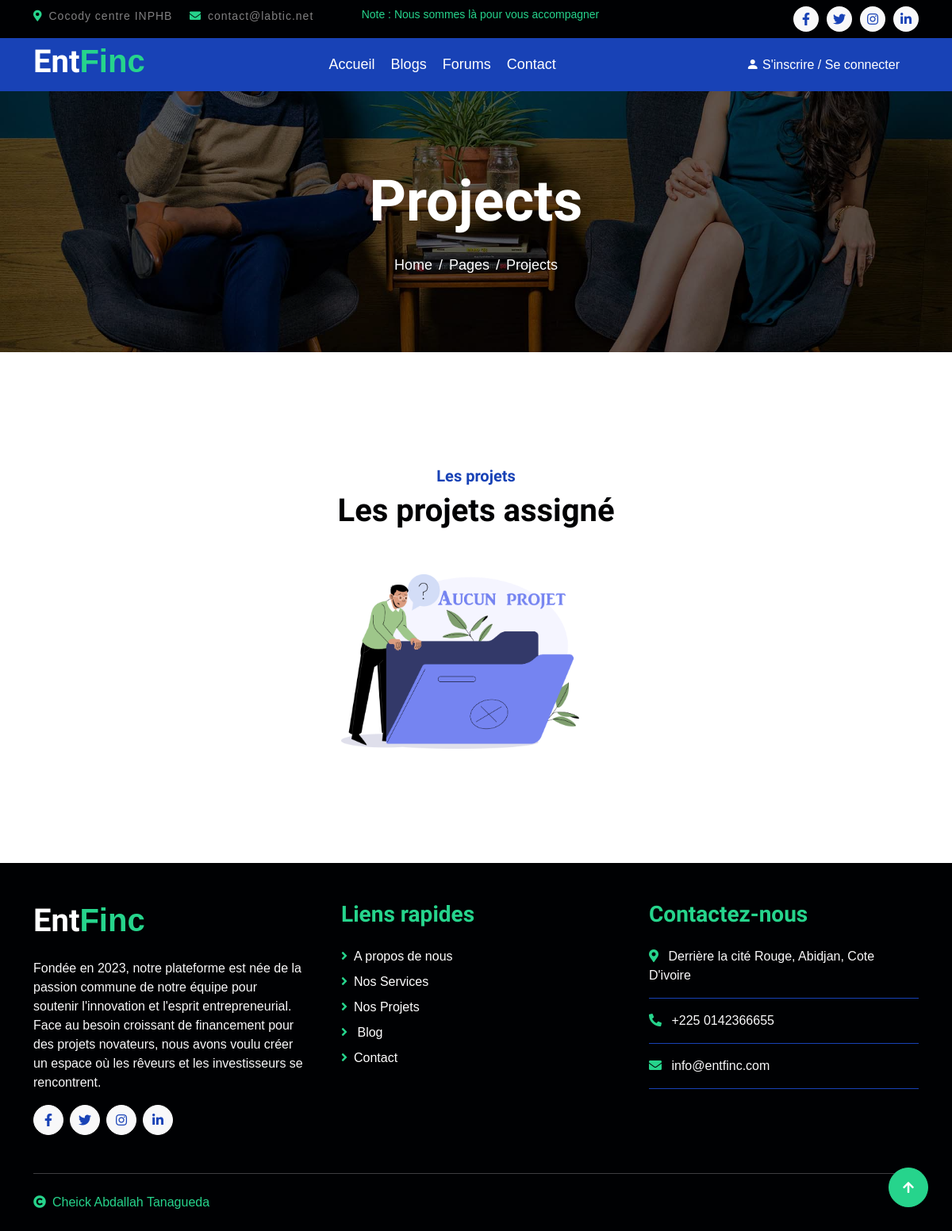
Page /ass.project.php?id=4 on the earlier database version.
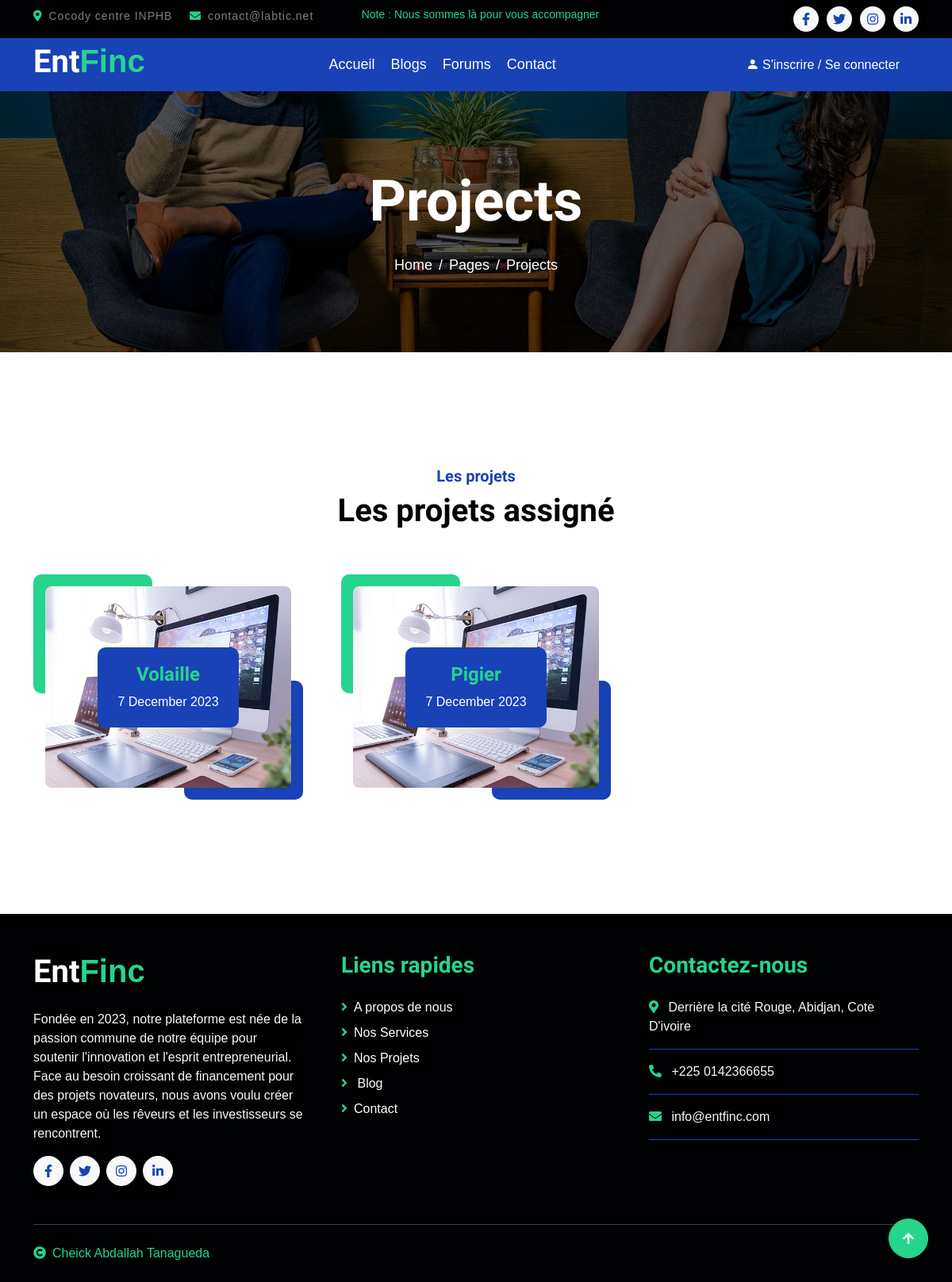
Same page on the later database version.
### tables this page shows
CREATE TABLE IF NOT EXISTS `projet` (
  `projet_id` int NOT NULL AUTO_INCREMENT,
  `projet_theme` varchar(255) NOT NULL,
  `projet_date` date NOT NULL,
  `projet_cat` int NOT NULL,
  `projet_by` int NOT NULL,
  `projet_statut` int NOT NULL,
  `projet_ass` int DEFAULT NULL,
  `projet_descr` varchar(4000) DEFAULT NULL,
  `projet_file` varchar(500) DEFAULT 'default.png',
  PRIMARY KEY (`projet_id`),
  KEY `projet_cat` (`projet_cat`),
  KEY `projet_by` (`projet_by`),
  KEY `projet_ass` (`projet_ass`)
);

### ass.project.php (the view)
<?php
include 'navbar.php';
if (isset($_GET['id'])) {
    $userid = $_GET['id'];
} else {
    $userid = $_SESSION['userId'];
}
?>
<div class="container-fluid page-header py-5">
    <div class="container text-center py-5">
        <h1 class="display-2 text-white mb-4 animated slideInDown">Projects</h1>
        <nav aria-label="breadcrumb animated slideInDown">
            <ol class="breadcrumb justify-content-center mb-0">
                <li class="breadcrumb-item"><a href="#">Home</a></li>
                <li class="breadcrumb-item"><a href="#">Pages</a></li>
                <li class="breadcrumb-item" aria-current="page">Projects</li>
            </ol>
        </nav>
    </div>
</div>
<?php
$sql = 'select * from projet ' . 'where projet_ass = ?';
$stmt = mysqli_stmt_init($conn);
if (!mysqli_stmt_prepare($stmt, $sql)) {
    die('SQL error');
} else {
    mysqli_stmt_bind_param($stmt, 's', $userid);
    mysqli_stmt_execute($stmt);
    $result = mysqli_stmt_get_result($stmt);
    $row = mysqli_fetch_assoc($result);
}
?>
<div class="container-fluid project py-5 my-5">
    <div class="container py-5">
        <div class="text-center mx-auto pb-5 wow fadeIn" data-wow-delay=".3s" style="max-width: 600px;">
            <h5 class="text-primary">Les projets</h5>
            <h1>Les projets assigné</h1>
        </div>
        <div class="row g-5">
            <?php if (empty($row)) {
                echo '<div class="col-sm-4" style="padding-bottom: 30px;"></div>
                                        <div class="col-sm-4">
                                            <img  src="img/empty_projet.png" width="300px" height="220px">
                                          </div>
                                          <div class="col-sm-4" style="padding-bottom: 30px;"></div>
                                            </div>
                                          </div>';
            } else {
                do {
                    echo '
                        <div class="col-md-6 col-lg-4 wow fadeIn" data-wow-delay=".3s">
                        <div class="project-item">
                            <div class="project-img">
                                <img src="img/project-5.jpg" class="img-fluid w-100 rounded" alt="">
                                <div class="project-content">
                                    <a href="project.page.php?id=' .
                        $row['projet_id'] .
                        '" class="text-center">
                                        <h4 class="text-secondary"> ' .
                        ucwords($row['projet_theme']) .
                        ' </h4>
                                        <p class="m-0 text-white">' .
                        date('j F Y', strtotime($row['projet_date'])) .
                        '</p>
                                    </a>
                                </div>
                            </div>
                        </div>
                    </div>';
                } while ($row = mysqli_fetch_assoc($result));
            } ?>
        </div>
    </div>
</div>
<?php include 'footer.php'; ?>

Differences in the rows shown:
added projet: projet_theme "Volaille", projet_date "7 December 2023"
added projet: projet_theme "Pigier", projet_date "7 December 2023"
